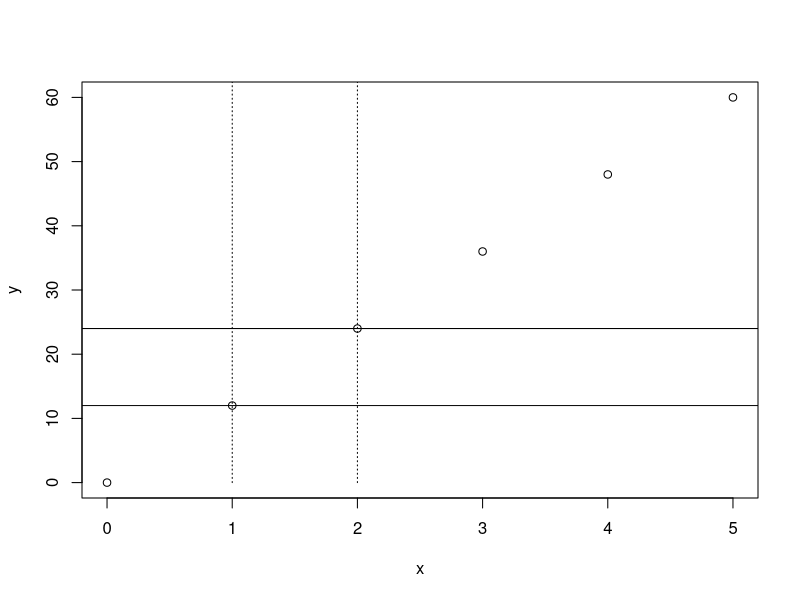
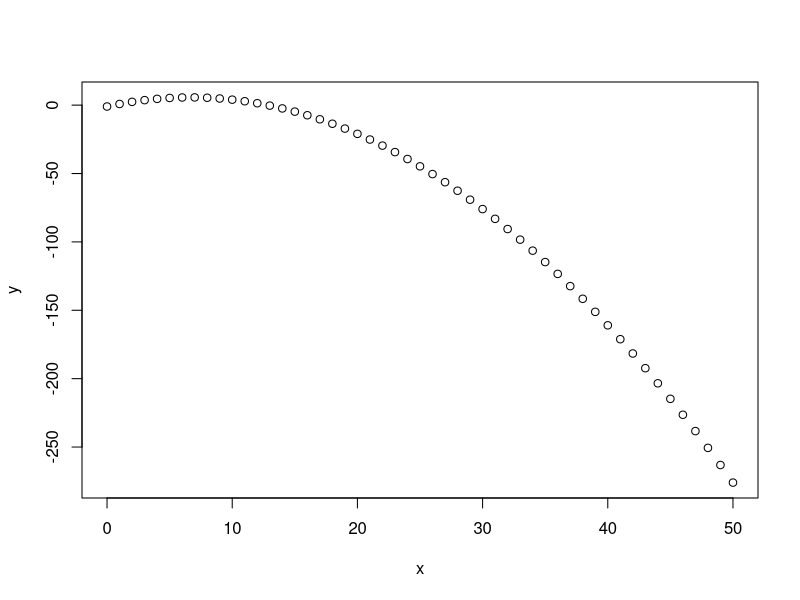
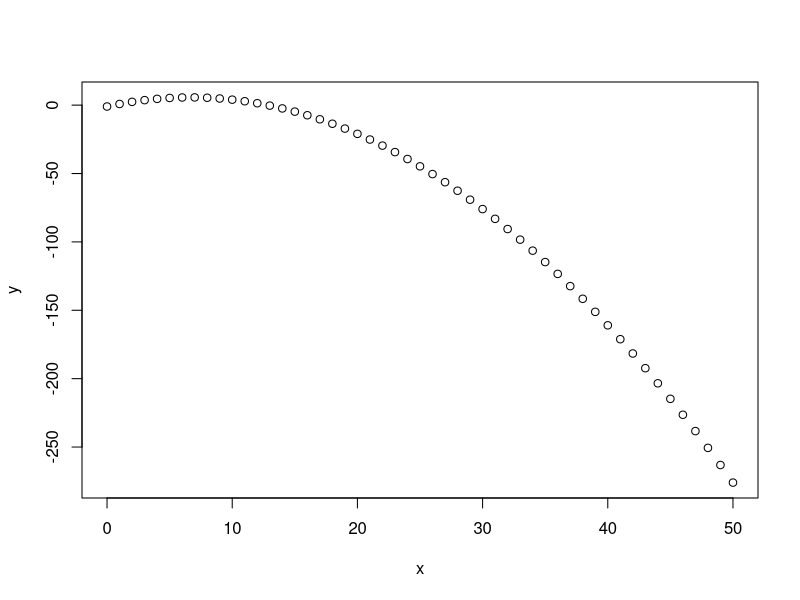
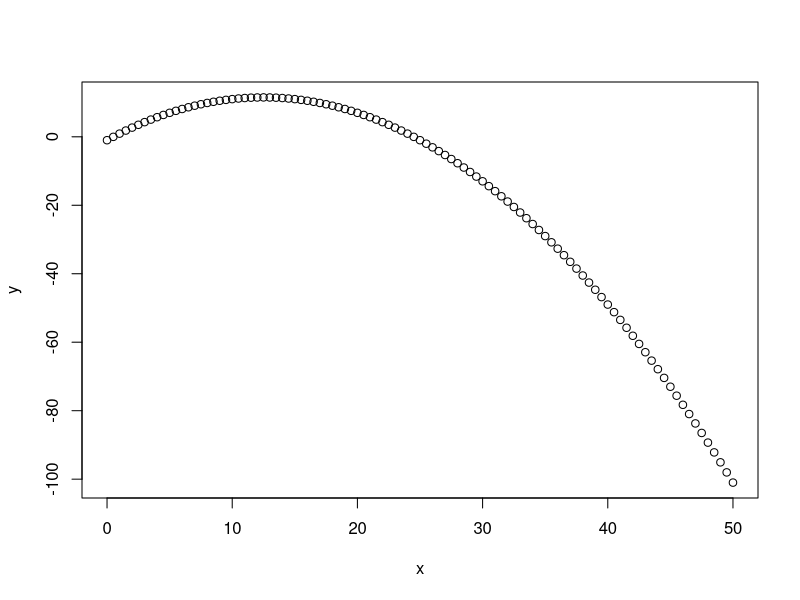
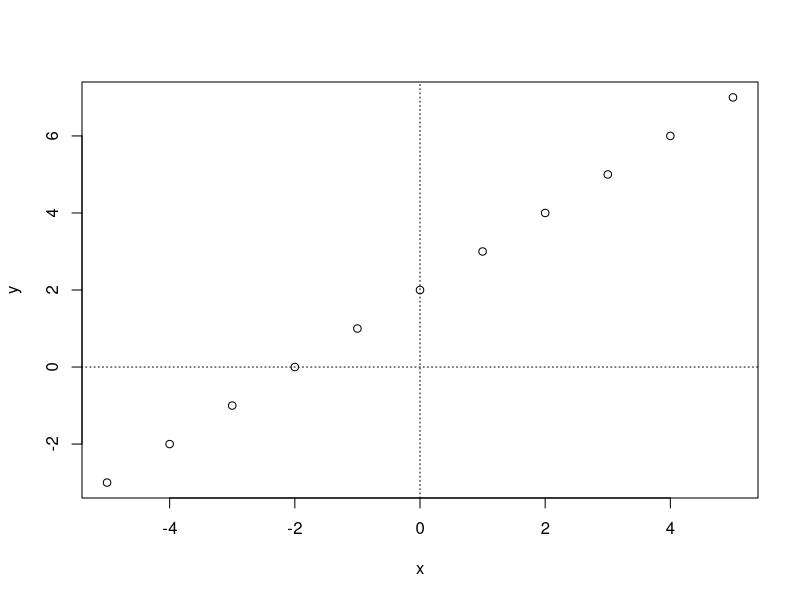
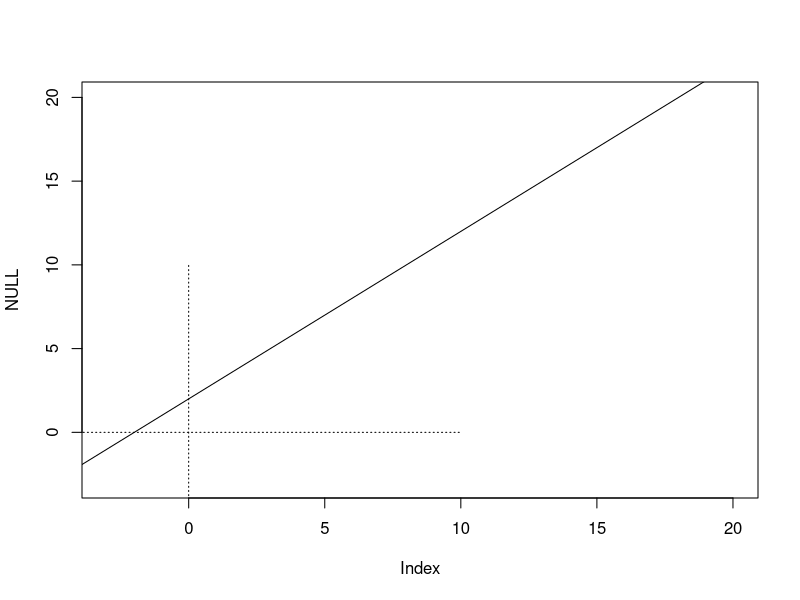
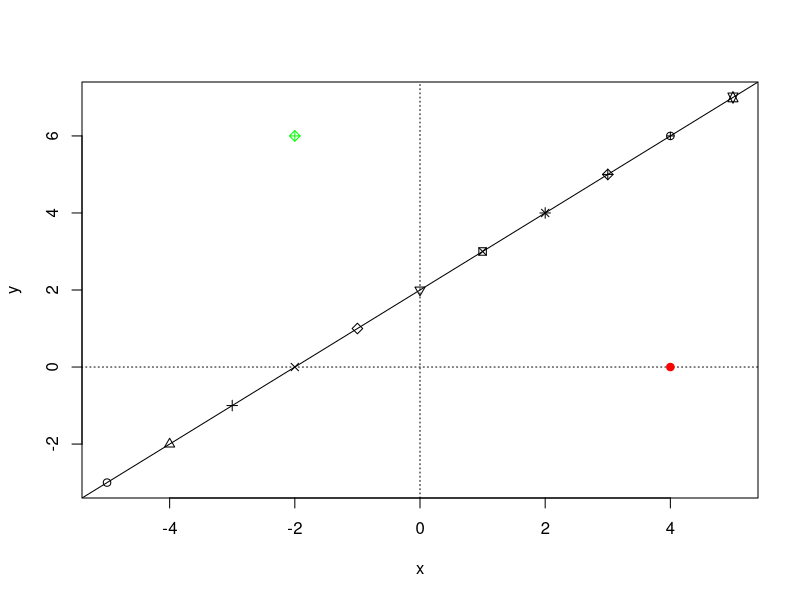
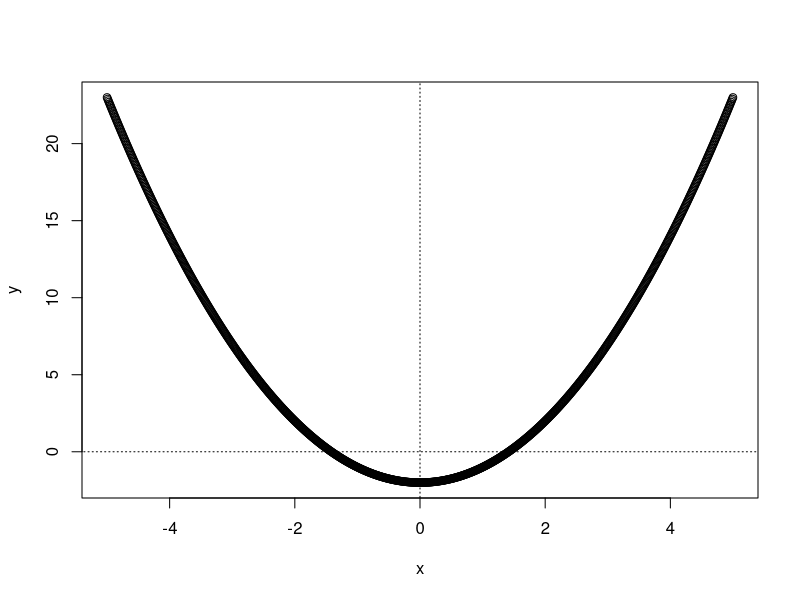

Write R code to recreate these figures, in order.
## SwS 07 ###
# Exercises
# nothing to upload. Individual work. Feel free to discuss in groups. 
# 1) The response variable (y) is body mass in kg of Romanian Longhorn dragons. 
#    The explanatory variable (x) is the amount of sheep they’ve eaten in the 
#    last hour. The slope is 12. You don’t know the intercept (but you don’t 
#    need to know it to answer this question). How much kg does a Longhorn 
#    dragon gain on average per sheep eaten in the last hour?
x <- seq(from = 0, to = 5, by = 1)
b<-12
y <- x*12
plot(x,y)
segments(1,0, 1, 100, lty = 3)
segments(2,0,2,100,lty = 3)
abline(h = y[2])
abline(h = y[3])
gain = y[3] - y[2]
gain

# 2)	The slope is 8, and the intercept is 0. This relationship describes 
#    the number of new moth species in my garden per day of catching in July. 
#    How many species can I expect to have seen after catching 10 days in July?


# 3)	The quadratic relationship y=-1+2x-0.15x^2 describes how a phoenix’s’ 
#    reproductive success first improves with age (in years), and then declines 
#    as they age. At what age are these birds in their prime year? How many
#    offspring do they produce at their prime, before reproductive output 
#    starts declining again?
y<--1+2*x-0.15*x^2
#or
x = seq(0, 50, 1)#make a seq of age
y = (-1+(2*x)-(0.15*(x^2)))
plot(x, y)
max(y)
prime <- x[which(y == 5.65)]
#the birds are in their prime aged 7
#they produce approximately 5.65 offspring in their prime, which if rounded to 
#an integer is 6 bc you can't have half a baby
# 4)	You tested for the relationship between nature reserve area 
#    (explanatory variable, in ha), and species richness (in number of 
#    species). You find a linear slope b1 of 2, a quadratic slope b2 of -0.08, 
#    and an intercept of -1. Describe the change of the number of species seen 
#    as reserve area size changes.

plot(x,y)
a<- -1
b1<- 2
b2<--0.8
y<-a+b1*x+b2*x^2

x = seq(0, 50, 0.5)
y = (-1+(2*x)-(0.08*(x^2)))
plot(x, y)
#the species richness increases with RA area, until 12.5ha after which it 
#decreases, and falls to 0 after 24 ha.
# 5) Finish the ho.07.SwS.Linear Functions Exit Quiz before proceeding to 
#    the next lecture. It’s on blackboard, PG Life Science Core Skills Modules 
#    2020-2021, week 4, Tuesday, ho.07.SwS.Linear Functions Exit Quiz.


rm(list=ls())
x<-seq(from = -5, to = 5, by = 1)
x
x[[length(x)]]
x[3]
a<-2
b<-1
y<-a+b*x
plot(x,y)
segments(0,-10,0,10, lty=3)
segments(-10,0,10,0,lty=3)
?abline
plot(NULL, xlim = c(-3,20), ylim = c(-3,20))
segments(0,-10,0,10, lty=3)
segments(-10,0,10,0,lty=3)
abline(a = 2, b=1)

plot(x,y, col="white")
segments(0,-10,0,10, lty=3)
segments(-10,0,10,0,lty=3)
abline(a = 2, b=1)
points(4,0, col="red", pch=19)
points(-2,6, col="green", pch=9)
points(x,y, pch=seq(1,length(x)))

x <- seq(-5,5,0.01)
a<- -2
y<-a+x^2
plot(x,y)
segments(0,-30,0,30, lty = 3)
segments(-30,0,30,0, lty = 3)


plot(x,y)
a<- -2
b<-3
y<-a+b*x^2
points(x,y, pch=19, col="red")
segments(0,-30,0,30, lty=3)
segments(-30,0,30,0,lty=3)


plot(x,y)
a<- -2
b1<- 10
b2<-3
y<-a+b1*x+b2*x^2
points(x,y, pch=19, col="green")
segments(0,-100,0,100, lty=3)
segments(-100,0,100,0,lty=3)
